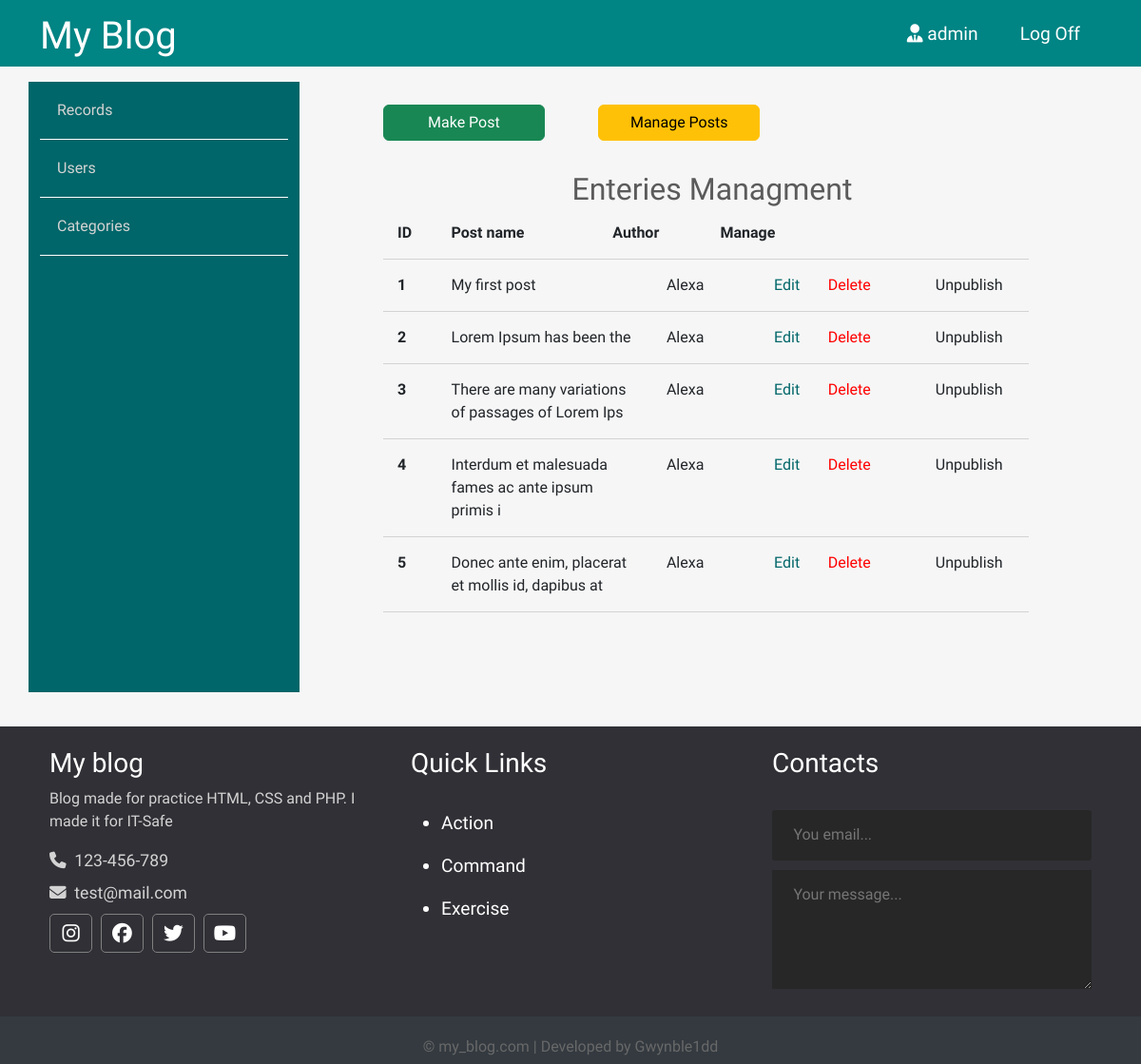
The page /admin/posts/index.php (signed in) on the database its author committed.
### tables this page shows
CREATE TABLE `posts` (
  `id` int(12) NOT NULL,
  `id_author` int(12) NOT NULL,
  `title` varchar(255) NOT NULL,
  `img` varchar(255) NOT NULL,
  `content` text NOT NULL,
  `status` tinyint(4) NOT NULL,
  `category_id` int(12) DEFAULT NULL,
  `created_date` datetime NOT NULL DEFAULT current_timestamp()
);

CREATE TABLE `users` (
  `id` int(12) NOT NULL,
  `admin` tinyint(4) NOT NULL,
  `username` varchar(255) NOT NULL,
  `email` varchar(255) NOT NULL,
  `password` varchar(255) NOT NULL,
  `created` timestamp NOT NULL DEFAULT current_timestamp()
);

### app/database/db.php (called while the page is built, shortened)
<?php
require('connect.php');
function dbCheckError($query){
    $errorInfo = $query->errorInfo();
    return true;
}
function selectAllFromPostsWithUsers($table1, $table2){
    global $pdo;
    $sql = "SELECT
    t1.id, t1.title, t1.img, t1.content, t1.status, t1.category_id, t1.created_date,
    t2.username
    FROM $table1 AS t1 JOIN $table2 AS t2 ON t1.id_author = t2.id";
    $query = $pdo->prepare($sql);
    $query->execute();
    return $query->fetchAll();
}
?>

### app/controllers/posts.php (called while the page is built, shortened)
<?php
include SITE_ROOT . "/app/database/db.php";
$posts_author = selectAllFromPostsWithUsers('posts', 'users');
?>

### admin/posts/index.php (the view, shortened to what this page needs)
<?php
include("../../app/controllers/posts.php");
?>
<!doctype html>
<html lang="en">
  <head>
    <link href="https://cdn.jsdelivr.net/npm/bootstrap@5.3.3/dist/css/bootstrap.min.css" rel="stylesheet">
    <link rel="stylesheet" href="../../assets/css/admin.css">
</head>
  <body>
    <?php include("../../app/include/header-admin.php"); ?>
    <div class="container">
        <div class="row">
            <?php include("../../app/include/sidebar-admin.php") ?>
            <div class="posts col-9">
                <div class="button row">
                    <a href="<?php echo BASE_URL . "admin/posts/create.php";?>" class="col-3 btn btn-success">Make Post</a>
                    <span class="col-1"></span>
                    <a href="<?php echo BASE_URL . "admin/posts/index.php";?>" class="col-3 btn btn-warning">Manage Posts</a>
                </div>
                <div class="row title-table">
                    <h2>Enteries Managment</h2>
                    <div class="col-1">ID</div>
                    <div class="col-3">Post name</div>
                    <div class="col-2">Author</div>
                    <div class="col-6">Manage</div>
                </div>
                <?php foreach ($posts_author as $key => $post):?>
                <div class="row post">
                    <div class="id col-1"><?=$key + 1?></div>
                    <div class="title col-4"><?=substr($post['title'],0,50);?></div>
                    <div class="author col-2"><?=$post['username'];?></div>
                    <div class="red col-1"><a href="edit.php?id=<?=$post['id'];?>">Edit</a></div>
                    <div class="del col-2"><a href="edit.php?delete_id=<?=$post['id'];?>">Delete</a></div>
                    <?php if($post['status']): ?>
                        <div class="status col-2"><a href="edit.php?publish=0&pub_id=<?=$post['id'];?>">Unpublish</a></div>
                    <?php else:?>
                        <div class="status col-2"><a href="edit.php?publish=1&pub_id=<?=$post['id'];?>">Publish</a></div>
                    <?php endif;?>
                </div>
                <?php endforeach;?>
            </div>
        </div>
    </div>
    <?php include("../../app/include/footer.php"); ?>
  </body>
</html>

### assets/css/admin.css (style rules this page uses)
* { font-family: 'Comfortaa', cursive; }
html, h1, h2, h3, h4, h5, h6 { color: #5c5b5b; }
body { background: #f6f6f6; }
a { text-decoration: none; color: inherit; }
.posts { height: 100%; padding: 40px 100px 100px; overflow-y: scroll; }
.posts h2 { text-align: center; margin: 2rem 0 0 0.4rem; }
.posts .title-table div { padding: 15px; text-align: left; border-bottom: 1px solid #d3d3d3; font-weight: 700; }
.posts .post div { padding: 15px; text-align: left; border-bottom: 1px solid #d3d3d3; }
.posts .post .red { color: #006669; }
.posts .post .del { color: red; }
.posts .post .id { font-weight: bold; }

### rows shown on the page
posts: title "My first post", id_author.username "Alexa"
posts: title "Lorem Ipsum has been the", id_author.username "Alexa"
posts: title "There are many variations of passages of Lorem Ips", id_author.username "Alexa"
posts: title "Interdum et malesuada fames ac ante ipsum primis i", id_author.username "Alexa"
posts: title "Donec ante enim, placerat et mollis id, dapibus at", id_author.username "Alexa"

### other values the page prints
$_SESSION['login'] "admin"
